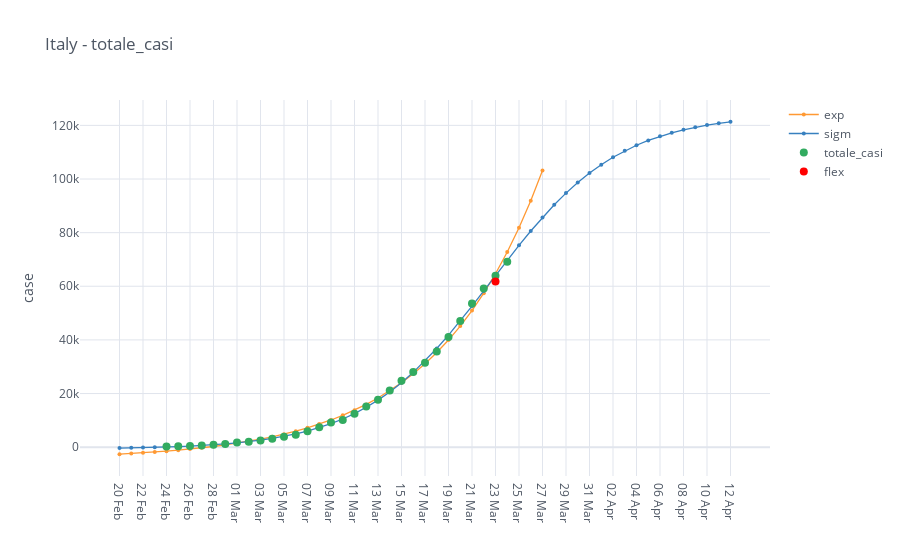

The code cell stored with this chart in its notebook:
### Code cell
import cufflinks as cf
cf.go_offline()
cf.set_config_file(offline=False, world_readable=True)
import mytools.plot as mpl
import mytools.dataio as io


italy = io.italy_load_whole_country()
category = 'totale_casi'
view_category = io.italy_country_filter_by_category(italy, categories=[category])

mpl.iplot_analysis_plot(view_category, title='Italy - ' + category, log_fitting=False)

### Figure 1 — Plotly figure (JSON) as saved in the notebook; plotly's stock layout.template omitted (floating-point values rounded to 4 significant figures)
{"data": [{"line": {"color": "rgba(255, 153, 51, 1.0)", "dash": "solid", "shape": "linear", "width": 1.3}, "marker": {"size": 4, "symbol": "circle"}, "mode": "lines+markers", "name": "exp", "text": "", "type": "scatter", "x": ["20 Feb", "21 Feb", "22 Feb", "23 Feb", "24 Feb", "25 Feb", "26 Feb", "27 Feb", "28 Feb", "29 Feb", "01 Mar", "02 Mar", "03 Mar", "04 Mar", "05 Mar", "06 Mar", "07 Mar", "08 Mar", "09 Mar", "10 Mar", "11 Mar", "12 Mar", "13 Mar", "14 Mar", "15 Mar", "16 Mar", "17 Mar", "18 Mar", "19 Mar", "20 Mar", "21 Mar", "22 Mar", "23 Mar", "24 Mar", "25 Mar", "26 Mar", "27 Mar", "28 Mar", "29 Mar", "30 Mar", "31 Mar", "01 Apr", "02 Apr", "03 Apr", "04 Apr", "05 Apr", "06 Apr", "07 Apr", "08 Apr", "09 Apr", "10 Apr", "11 Apr", "12 Apr"], "y": [-2633.0, -2396.0, -2132.0, -1836.0, -1507.0, -1138.0, -727.1, -268.0, 244.8, 817.4, 1457.0, 2171.0, 2968.0, 3858.0, 4852.0, 5962.0, 7202.0, 8586.0, 10130.0, 11860.0, 13790.0, 15940.0, 18340.0, 21020.0, 24020.0, 27370.0, 31100.0, 35280.0, 39940.0, 45140.0, 50950.0, 57440.0, 64680.0, 72770.0, 81800.0, 91890.0, 103200.0, "", "", "", "", "", "", "", "", "", "", "", "", "", "", "", ""]}, {"line": {"color": "rgba(55, 128, 191, 1.0)", "dash": "solid", "shape": "linear", "width": 1.3}, "marker": {"size": 4, "symbol": "circle"}, "mode": "lines+markers", "name": "sigm", "text": "", "type": "scatter", "x": ["20 Feb", "21 Feb", "22 Feb", "23 Feb", "24 Feb", "25 Feb", "26 Feb", "27 Feb", "28 Feb", "29 Feb", "01 Mar", "02 Mar", "03 Mar", "04 Mar", "05 Mar", "06 Mar", "07 Mar", "08 Mar", "09 Mar", "10 Mar", "11 Mar", "12 Mar", "13 Mar", "14 Mar", "15 Mar", "16 Mar", "17 Mar", "18 Mar", "19 Mar", "20 Mar", "21 Mar", "22 Mar", "23 Mar", "24 Mar", "25 Mar", "26 Mar", "27 Mar", "28 Mar", "29 Mar", "30 Mar", "31 Mar", "01 Apr", "02 Apr", "03 Apr", "04 Apr", "05 Apr", "06 Apr", "07 Apr", "08 Apr", "09 Apr", "10 Apr", "11 Apr", "12 Apr"], "y": [-336.3, -261.2, -171.1, -62.93, 66.81, 222.4, 408.8, 632.1, 899.4, 1219.0, 1601.0, 2057.0, 2601.0, 3247.0, 4016.0, 4926.0, 6002.0, 7270.0, 8759.0, 10500.0, 12520.0, 14860.0, 17540.0, 20590.0, 24040.0, 27890.0, 32140.0, 36780.0, 41780.0, 47070.0, 52600.0, 58270.0, 64010.0, 69710.0, 75270.0, 80630.0, 85690.0, 90410.0, 94740.0, 98680.0, 102200.0, 105400.0, 108100.0, 110500.0, 112600.0, 114400.0, 115900.0, 117300.0, 118400.0, 119300.0, 120100.0, 120800.0, 121300.0]}, {"line": {"color": "rgba(50, 171, 96, 1.0)", "dash": "solid", "shape": "linear", "width": 1.3}, "marker": {"size": 8, "symbol": "circle"}, "mode": "markers", "name": "totale_casi", "text": "", "type": "scatter", "x": ["20 Feb", "21 Feb", "22 Feb", "23 Feb", "24 Feb", "25 Feb", "26 Feb", "27 Feb", "28 Feb", "29 Feb", "01 Mar", "02 Mar", "03 Mar", "04 Mar", "05 Mar", "06 Mar", "07 Mar", "08 Mar", "09 Mar", "10 Mar", "11 Mar", "12 Mar", "13 Mar", "14 Mar", "15 Mar", "16 Mar", "17 Mar", "18 Mar", "19 Mar", "20 Mar", "21 Mar", "22 Mar", "23 Mar", "24 Mar", "25 Mar", "26 Mar", "27 Mar", "28 Mar", "29 Mar", "30 Mar", "31 Mar", "01 Apr", "02 Apr", "03 Apr", "04 Apr", "05 Apr", "06 Apr", "07 Apr", "08 Apr", "09 Apr", "10 Apr", "11 Apr", "12 Apr"], "y": ["", "", "", "", 229.0, 322.0, 400.0, 650.0, 888.0, 1128.0, 1694.0, 2036.0, 2502.0, 3089.0, 3858.0, 4636.0, 5883.0, 7375.0, 9172.0, 10150.0, 12460.0, 15110.0, 17660.0, 21160.0, 24750.0, 27980.0, 31510.0, 35710.0, 41040.0, 47020.0, 53580.0, 59140.0, 63930.0, 69180.0, "", "", "", "", "", "", "", "", "", "", "", "", "", "", "", "", "", "", ""]}, {"marker": {"color": "rgba(255, 0, 0, 125)", "size": 8}, "mode": "markers", "name": "flex", "type": "scatter", "x": ["23 Mar"], "y": [61750.0]}], "layout": {"legend": {"bgcolor": "#FFFFFF", "font": {"color": "#4D5663"}}, "paper_bgcolor": "#FFFFFF", "plot_bgcolor": "#FFFFFF", "title": {"font": {"color": "#4D5663"}, "text": "Italy - totale_casi"}, "xaxis": {"gridcolor": "#E1E5ED", "showgrid": true, "tickfont": {"color": "#4D5663"}, "title": {"font": {"color": "#4D5663"}, "text": ""}, "zerolinecolor": "#E1E5ED"}, "yaxis": {"gridcolor": "#E1E5ED", "showgrid": true, "tickfont": {"color": "#4D5663"}, "title": {"font": {"color": "#4D5663"}, "text": "case"}, "zerolinecolor": "#E1E5ED"}}}
